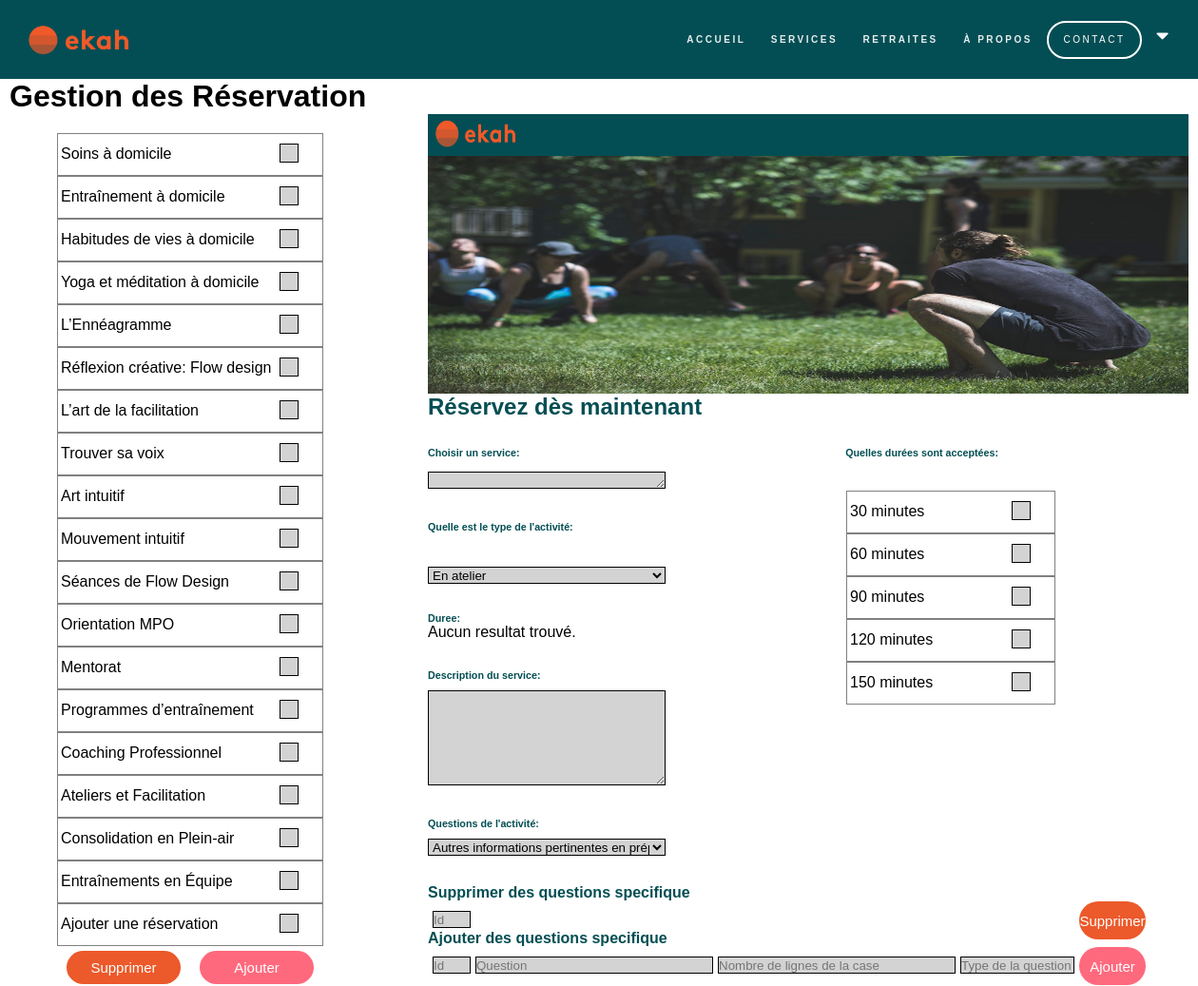
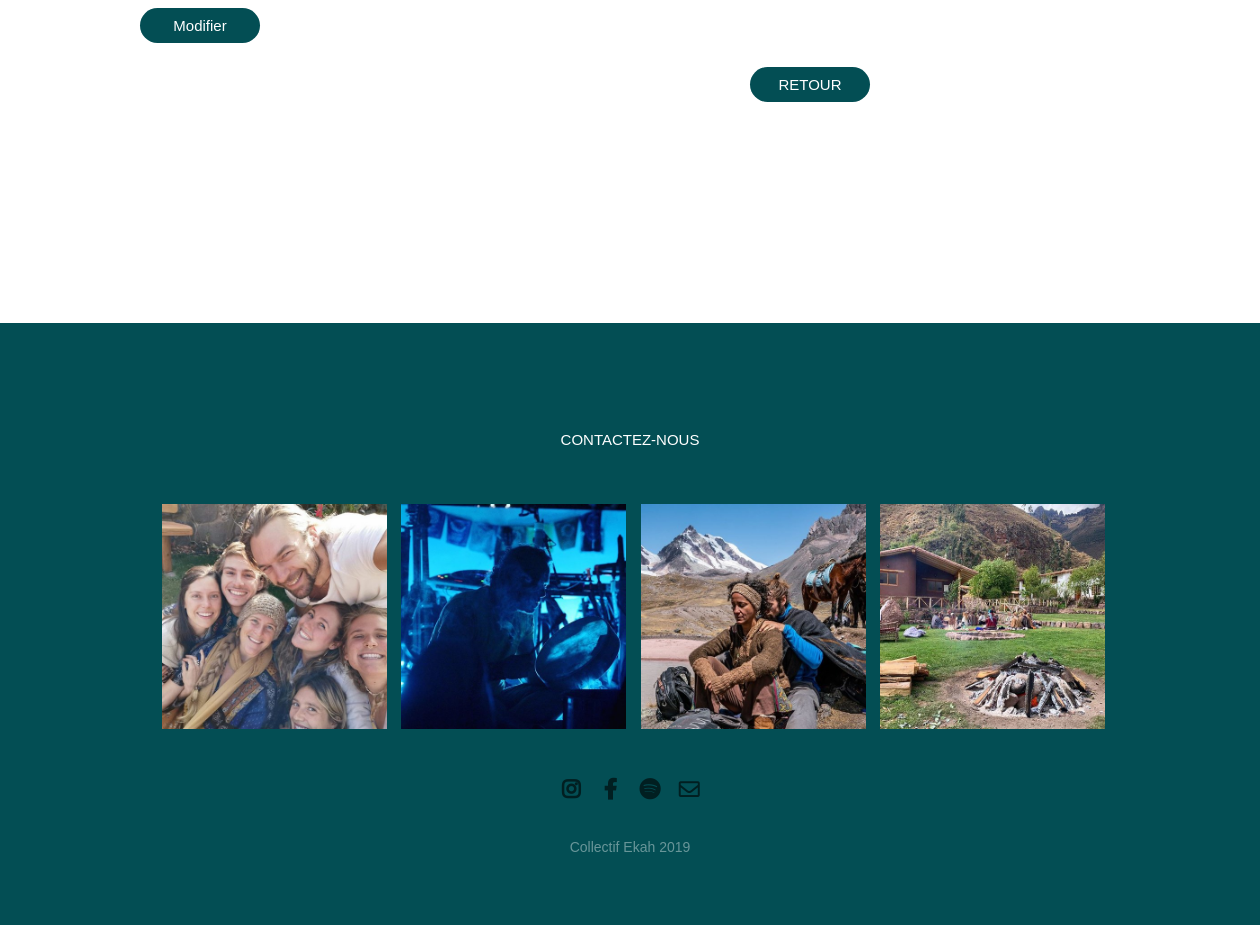
Screenshot of /affichage/admin/gestionReservation.php (signed in) with the database file from the repository (2 pictures, top to bottom).
### tables this page shows
CREATE TABLE activite (
id INT NOT NULL AUTO_INCREMENT PRIMARY KEY,
id_type_activite INT NOT NULL,
nom VARCHAR(100) NOT NULL,
description_breve VARCHAR(500) NOT NULL,
description_longue VARCHAR(1500) NOT NULL,
cout DECIMAL(6,2),
FOREIGN KEY (id_type_activite) REFERENCES type_activite(id)
);

CREATE TABLE duree (
id INT NOT NULL AUTO_INCREMENT PRIMARY KEY,
temps INT NOT NULL
);

### php/gestionnaire/Activite/gestionActivite.php (called while the page is built, shortened)
<?php
include_once $_SERVER['DOCUMENT_ROOT']."/Project-Ekah/utils/connexion.php";
include_once $_SERVER['DOCUMENT_ROOT']."/Project-Ekah/php/class/Activite/activite.php";
include_once $_SERVER['DOCUMENT_ROOT']."/Project-Ekah/php/class/Activite/type_activite.php";
class GestionActivite{
  public function getAllActivite(){
    $tempconn = new Connexion();
    $conn = $tempconn->getConnexion();
    $activite = null;
    $requete= "SELECT * FROM activite";
    $result = $conn->query($requete);
    if ($result->num_rows > 0) {
      while($row = $result->fetch_assoc()) {
        $activite[] = new Activite( $row['id'],
                                  $row['id_type_activite'],
                                  $row['nom'],
                                  $row['description_breve'],
                                  $row['description_longue']);
      }
    }
    return $activite;
  }
  public function getAllTypeActivite(){
    $tempconn = new Connexion();
    $conn = $tempconn->getConnexion();
    $requete= "SELECT * FROM type_activite";
    $result = $conn->query($requete);
    if ($result->num_rows > 0) {
      while($row = $result->fetch_assoc()) {
        $type_activite[] = new Type_activite( $row['id'],
                                  $row['nom'],);
      }
    }
    return $type_activite;
  }
}
?>

### utils/connexion.php (called while the page is built, shortened)
<?php
class Connexion{
  private $dbHost = "localhost";
  private $dbUser = "root";
  private $dbPass = "";
  private $dbName = "ekah";
  function __construct() {
    $this->conn = mysqli_connect($this->dbHost, $this->dbUser, $this->dbPass, $this->dbName);
  }
}
?>

### php/class/Activite/activite.php (called while the page is built, shortened)
<?php
  class Activite{
    private $nom;
    public function getNom(){
      return $this->nom;
    }
    public function setNom($nom){
      $this->nom = $nom;
    }
  }
 ?>

### php/gestionnaire/Duree/gestionDuree.php (called while the page is built, shortened)
<?php
 include_once $_SERVER['DOCUMENT_ROOT']."/Project-Ekah/utils/connexion.php";
 include_once $_SERVER['DOCUMENT_ROOT']."/Project-Ekah/php/class/Duree/duree.php";
class GestionDuree{
  public function getAllDuree(){
    $tempconn = new Connexion();
    $conn = $tempconn->getConnexion();
    $duree = null;
    $requete= "SELECT * FROM duree";
    $result = $conn->query($requete);
    if ($result->num_rows > 0) {
      while($row = $result->fetch_assoc()) {
        $duree[] = new Duree( $row['id'],
                                  $row['temps']);
      }
    }
    return $duree;
  }
  public function getDureesOfActivite($idActivite){
    $tempconn = new Connexion();
    $conn = $tempconn->getConnexion();
      $requete = "SELECT tda.id_activite, d.id, d.temps FROM ta_duree_activite AS tda
                INNER JOIN activite AS a ON tda.id_activite = a.id
                INNER JOIN duree AS d ON tda.id_duree = d.id
                WHERE tda.id_activite = $idActivite;";
      $result = $conn->query($requete);
      return $duree;
    }
  }
?>

### php/class/Duree/duree.php (called while the page is built, shortened)
<?php
  class Duree{
    private $temps;
    public function getTemps(){
      return $this->temps;
    }
    public function setTemps($temps){
      $this->temps = $temps;
    }
  }
 ?>

### php/class/Activite/type_activite.php (called while the page is built, shortened)
<?php
class Type_activite{
  private $nom;
    public function getNom(){
      return $this->nom
      ;}
  public function setNom($nom){
    $this->nom = $nom
    ;}
} ?>

### php/gestionnaire/Question/gestionQuestion.php (called while the page is built, shortened)
<?php
 include_once $_SERVER['DOCUMENT_ROOT']."/Project-Ekah/utils/connexion.php";
 include_once $_SERVER['DOCUMENT_ROOT']."/Project-Ekah/php/class/Question/question.php";
class GestionQuestion{
  public function getQuestionsOfActivite($idActivite){
    $tempconn = new Connexion();
    $conn = $tempconn->getConnexion();
      $requete = "SELECT taqr.id_activite, q.id, q.nom_questionnaire FROM ta_activite_questionnaire_reservation AS taqr
                INNER JOIN activite AS a ON taqr.id_activite = a.id
                INNER JOIN questionnaire_reservation AS q ON taqr.id_questionnaire_res = q.id
                WHERE taqr.id_activite = $idActivite;";
      $result = $conn->query($requete);
      if ($result->num_rows > 0) {
        while($row = $result->fetch_assoc()) {
          $requete1 = "SELECT tqrq.id_questionnaire_res, q.id, q.id_type_question, q.question, q.nb_ligne FROM ta_questionnaire_reservation_question AS tqrq
                    INNER JOIN question AS q ON tqrq.id_question = q.id
                    INNER JOIN questionnaire_reservation AS qr ON tqrq.id_questionnaire_res = qr.id
                    WHERE tqrq.id_questionnaire_res = '".$row['id']."';";
          $result1 = $conn->query($requete1);
          if ($result1->num_rows > 0) {
            while($row = $result1->fetch_assoc()) {
              $question[] = new Question( $row['id'],$row['id_type_question'],$row['question'],$row['nb_ligne']);
            }
        }
      }
      return $question;
    }
}
}
?>

### php/class/Question/question.php (called while the page is built, shortened)
<?php
  class Question{
    private $question;
    public function getQuestion(){
      return $this->question;
    }
    public function setQuestion($question){
      $this->question = $question;
    }
  }
 ?>

### affichage/admin/gestionAffichageGestionReservation.php (the view, shortened to what this page needs)
<?php
  class GestionAffichageGestionReservation
  {
    public function getAllActivite(){
       $ga = new GestionActivite();
       $activite = $ga->getAllActivite();
       $html = "";
        if (!is_array($activite)){
         $html .= "Aucun resultat trouvé.";
       }
       else{
         for ($i = 0; $i < sizeof($activite); $i++){
           $html .= "
               <div class=\"sectionActivite\">
               <div class=\"titreActivite\">".$activite[$i]->getNom()."</div>
               <div onclick='selectionne($i);' class=\"boiteSelection\" id='Activite-$i'></div>
               </div>
                 ";
         }
         $j=sizeof($activite);
         $html.="
         <div class=\"sectionActivite\" >
         <div class=\"titreActivite\">Ajouter une réservation</div>
         <div onclick='selectionne($j);' class=\"boiteSelection\" id='AjoutActivite' value='$j'></div>
         </div>
         ";
       }
       return $html;
     }
     public function getAllTypeActivite(){
        $ga = new GestionActivite();
        $type_activite = $ga->getAllTypeActivite();
        $html = "";
         if (!is_array($type_activite)){
          $html .= "Aucun resultat trouvé.";
        }
        else{
          $html .= "<select class=\"boxType\" name=\"type\" id=\"type\"> ";
          for ($i = 0; $i < sizeof($type_activite);$i++){
            $j=$i+1;
            $html .= "
              <option id='Type-$i' value=\"$j\" >".$type_activite[$i]->getNom()."</option>
            ";
          }
          $html .= "</select>";
        }
        return $html;
      }
      public function getDureeActivite($idActivite){
         $gd = new GestionDuree();
         $duree_activite = $gd->getDureesOfActivite($idActivite);
         $html = "";
          if (!is_array($duree_activite)){
           $html .= "Aucun resultat trouvé.";
         }
         return $html;
       }
       public function getQuestionActivite($idActivite){
          $gq = new GestionQuestion();
          $question_activite = $gq->getQuestionsOfActivite($idActivite);
          $html = "";
           if (!is_array($question_activite)){
            $html .= "Aucun resultat trouvé.";
          }
          else{
            $html .= "<select class=\"boxDuree\" name=\"service\" id=\"questionnaire\">";
            for ($i = 0; $i < sizeof($question_activite);$i++){
              $j=$i+1;
              $html .= "
                <option id='Question-$i' value=\"$j\" >".$question_activite[$i]->getQuestion()."</option>
              ";
            }
            $html .= "</select>";
          }
          return $html;
        }
     public function getAllDuree(){
        $gd = new GestionDuree();
        $duree = $gd->getAllDuree();
        $html = "";
         if (!is_array($duree)){
          $html .= "Aucun resultat trouvé.";
        }
        else{
          for ($i = 0; $i < sizeof($duree); $i++){
            $html .= "
                <div class=\"sectionDuree\" >
                <div class=\"titreActivite\">".$duree[$i]->getTemps()." minutes</div>
                <div onclick='selectionneDuree($i);' class=\"boiteSelection\" id='Duree-$i'></div>
                </div>
                  ";
          }
        }
        return $html;
      }
   }
?>

### rows the page displays
activite: nom "Soins à domicile"
activite: nom "Entraînement à domicile"
activite: nom "Habitudes de vies à domicile"
activite: nom "Yoga et méditation à domicile"
activite: nom "L’Ennéagramme"
activite: nom "Réflexion créative: Flow design"
activite: nom "L’art de la facilitation"
activite: nom "Trouver sa voix"
activite: nom "Art intuitif"
activite: nom "Mouvement intuitif"
activite: nom "Séances de Flow Design"
activite: nom "Orientation MPO"
activite: nom "Mentorat"
activite: nom "Programmes d’entraînement"
activite: nom "Coaching Professionnel"
activite: nom "Ateliers et Facilitation"
activite: nom "Consolidation en Plein-air"
activite: nom "Entraînements en Équipe"
duree: temps "30"
duree: temps "60"
duree: temps "90"
duree: temps "120"
duree: temps "150"

### other values shown
form field type "En atelier"
form field service "Autres informations pertinentes en préparation au rendez-vous"
